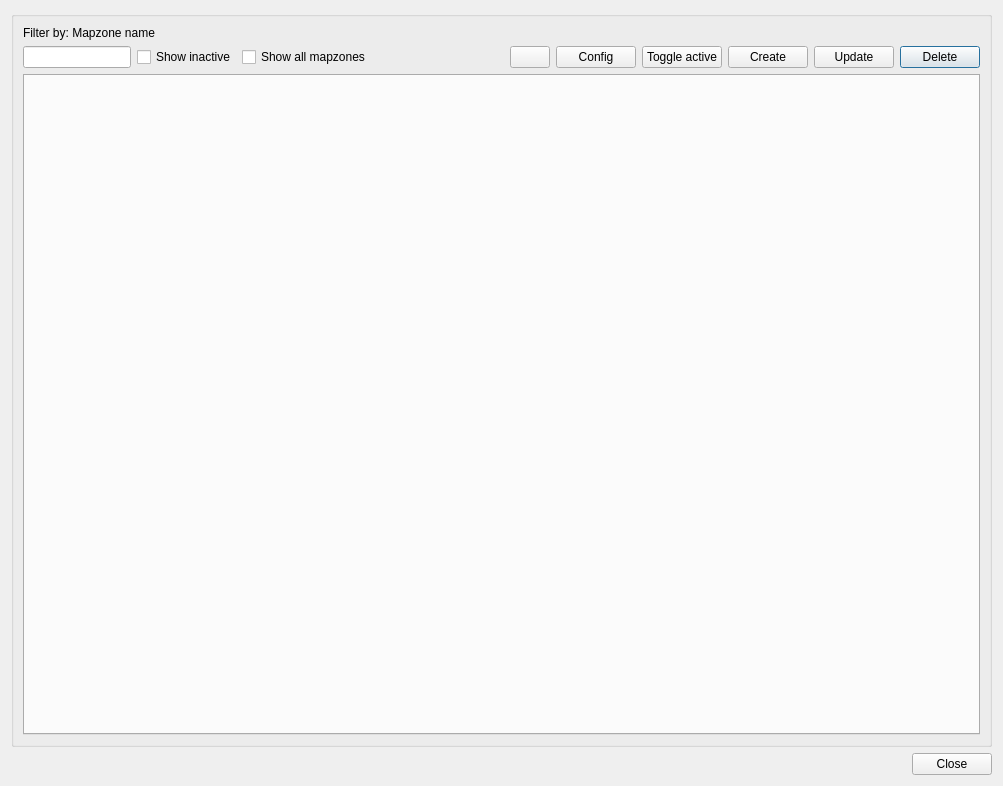
<?xml version="1.0" encoding="UTF-8"?>
<ui version="4.0">
 <class>dlg_mapzone_manager</class>
 <widget class="QDialog" name="dlg_mapzone_manager">
  <property name="geometry">
   <rect>
    <x>0</x>
    <y>0</y>
    <width>1003</width>
    <height>786</height>
   </rect>
  </property>
  <property name="windowTitle">
   <string>Mapzone manager</string>
  </property>
  <layout class="QGridLayout" name="verticalLayout_4">
   <item row="0" column="0">
    <widget class="QGroupBox" name="groupBox">
     <property name="sizePolicy">
      <sizepolicy hsizetype="MinimumExpanding" vsizetype="Preferred">
       <horstretch>0</horstretch>
       <verstretch>0</verstretch>
      </sizepolicy>
     </property>
     <property name="title">
      <string/>
     </property>
     <layout class="QGridLayout" name="verticalLayout_3">
      <item row="5" column="10">
       <widget class="QPushButton" name="btn_delete">
        <property name="sizePolicy">
         <sizepolicy hsizetype="Fixed" vsizetype="Fixed">
          <horstretch>0</horstretch>
          <verstretch>0</verstretch>
         </sizepolicy>
        </property>
        <property name="text">
         <string>Delete</string>
        </property>
       </widget>
      </item>
      <item row="5" column="7">
       <widget class="QPushButton" name="btn_toggle_active">
        <property name="sizePolicy">
         <sizepolicy hsizetype="Fixed" vsizetype="Fixed">
          <horstretch>0</horstretch>
          <verstretch>0</verstretch>
         </sizepolicy>
        </property>
        <property name="text">
         <string>Toggle active</string>
        </property>
       </widget>
      </item>
      <item row="6" column="0" colspan="11">
       <widget class="QTabWidget" name="main_tab"/>
      </item>
      <item row="5" column="0">
       <widget class="QLineEdit" name="txt_name">
        <property name="sizePolicy">
         <sizepolicy hsizetype="Fixed" vsizetype="Fixed">
          <horstretch>0</horstretch>
          <verstretch>0</verstretch>
         </sizepolicy>
        </property>
        <property name="text">
         <string/>
        </property>
       </widget>
      </item>
      <item row="5" column="6">
       <widget class="QPushButton" name="btn_config">
        <property name="sizePolicy">
         <sizepolicy hsizetype="Fixed" vsizetype="Fixed">
          <horstretch>0</horstretch>
          <verstretch>0</verstretch>
         </sizepolicy>
        </property>
        <property name="text">
         <string>Config</string>
        </property>
       </widget>
      </item>
      <item row="5" column="9">
       <widget class="QPushButton" name="btn_update">
        <property name="sizePolicy">
         <sizepolicy hsizetype="Fixed" vsizetype="Fixed">
          <horstretch>0</horstretch>
          <verstretch>0</verstretch>
         </sizepolicy>
        </property>
        <property name="text">
         <string>Update</string>
        </property>
       </widget>
      </item>
      <item row="5" column="3">
       <spacer name="horizontalSpacer_2">
        <property name="orientation">
         <enum>Qt::Horizontal</enum>
        </property>
        <property name="sizeHint" stdset="0">
         <size>
          <width>80</width>
          <height>20</height>
         </size>
        </property>
       </spacer>
      </item>
      <item row="5" column="8">
       <widget class="QPushButton" name="btn_create">
        <property name="sizePolicy">
         <sizepolicy hsizetype="Fixed" vsizetype="Fixed">
          <horstretch>0</horstretch>
          <verstretch>0</verstretch>
         </sizepolicy>
        </property>
        <property name="text">
         <string>Create</string>
        </property>
       </widget>
      </item>
      <item row="5" column="4">
       <widget class="QLabel" name="lbl_vdefault_workspace">
        <property name="sizePolicy">
         <sizepolicy hsizetype="Fixed" vsizetype="Preferred">
          <horstretch>0</horstretch>
          <verstretch>0</verstretch>
         </sizepolicy>
        </property>
        <property name="text">
         <string/>
        </property>
       </widget>
      </item>
      <item row="5" column="5">
       <widget class="QPushButton" name="btn_execute">
        <property name="text">
         <string/>
        </property>
       </widget>
      </item>
      <item row="5" column="1">
       <widget class="QCheckBox" name="chk_active">
        <property name="text">
         <string>Show inactive</string>
        </property>
       </widget>
      </item>
      <item row="4" column="0" colspan="2">
       <widget class="QLabel" name="lbl_mapzone_name">
        <property name="text">
         <string>Filter by: Mapzone name</string>
        </property>
       </widget>
      </item>
      <item row="5" column="2">
       <widget class="QCheckBox" name="chk_show_all">
        <property name="toolTip">
         <string>Show all mapzones without user selection</string>
        </property>
        <property name="text">
         <string>Show all mapzones</string>
        </property>
       </widget>
      </item>
     </layout>
    </widget>
   </item>
   <item row="1" column="0">
    <layout class="QGridLayout" name="lyt_buttons">
     <property name="topMargin">
      <number>0</number>
     </property>
     <item row="0" column="0">
      <spacer name="horizontalSpacer">
       <property name="orientation">
        <enum>Qt::Horizontal</enum>
       </property>
       <property name="sizeHint" stdset="0">
        <size>
         <width>40</width>
         <height>20</height>
        </size>
       </property>
      </spacer>
     </item>
     <item row="0" column="1">
      <widget class="QPushButton" name="btn_cancel">
       <property name="text">
        <string>Close</string>
       </property>
      </widget>
     </item>
    </layout>
   </item>
  </layout>
 </widget>
 <tabstops>
  <tabstop>txt_name</tabstop>
  <tabstop>btn_config</tabstop>
  <tabstop>btn_delete</tabstop>
 </tabstops>
 <resources/>
 <connections/>
</ui>
